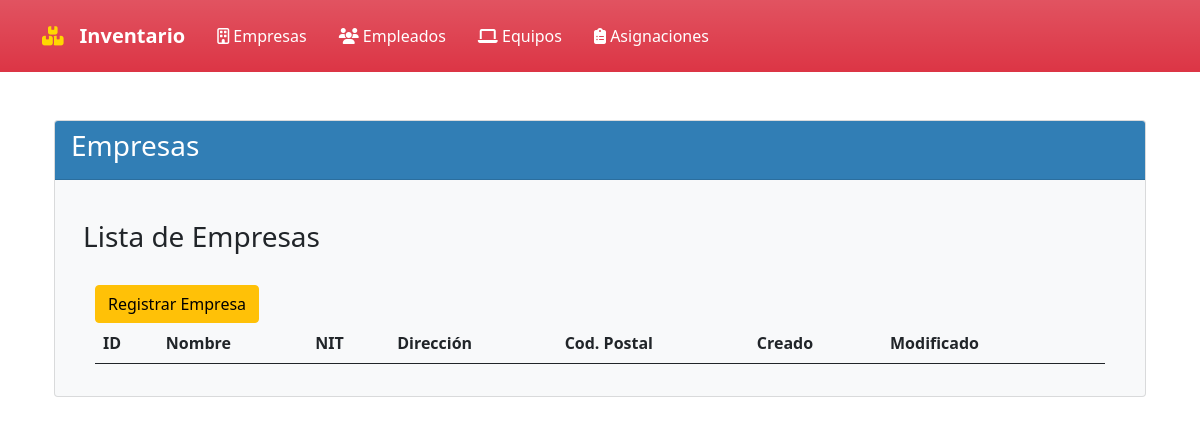
/?controlador=Empresas&accion=Empresas, run on an earlier commit of the app's database.
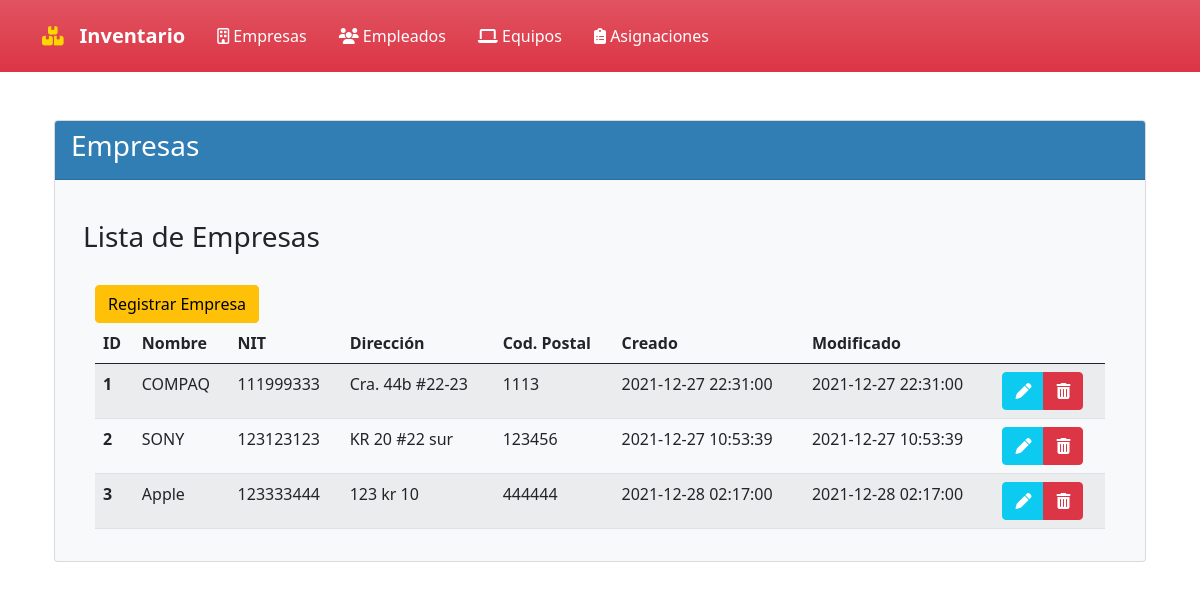
And on a later commit of the database.
### tables this page shows
CREATE TABLE EMPRESA(
ID_EMPRESA INT PRIMARY KEY AUTO_INCREMENT NOT NULL,
RAZON_SOCIAL_EMPRESA VARCHAR (50) NOT NULL,
NIT_EMPRESA INT (9) NOT NULL UNIQUE,
DIRECCION_EMPRESA VARCHAR (50) NOT NULL,
CODIGO_POSTAL_EMPRESA INT (6) NOT NULL,
ESTADO VARCHAR (8) NOT NULL,
CREATED_AT DATETIME NOT NULL,
UPDATED_AT DATETIME NOT NULL
);

### Index.php (called while the page is built, shortened)
<?php
    require_once("Views/Template.php");
?>

### Controllers/controladorEmpresas.php (called while the page is built, shortened)
<?php
include_once("Models/modeloEmpresas.php");
class controladorEmpresas{
    public function Empresas(){
        $empresas= modeloEmpresas::selectEmpresas();
        include_once("Views/Empresas/Empresas.php");
    }
}
?>

### Router.php (called while the page is built, shortened)
<?php
$controlador = new $objControlador();
$accion = ucfirst($accion);
$controlador->$accion();
?>

### Models/modeloEmpresas.php (called while the page is built, shortened)
<?php
class modeloEmpresas{
    public function __construct(
        $ID_EMPRESA,
        $RAZON_SOCIAL_EMPRESA,
        $NIT_EMPRESA,
        $DIRECCION_EMPRESA,
        $CODIGO_POSTAL_EMPRESA,
        $ESTADO,
        $CREATED_AT,
        $UPDATED_AT){
        $this->ID_EMPRESA=$ID_EMPRESA;
        $this->RAZON_SOCIAL_EMPRESA=$RAZON_SOCIAL_EMPRESA;
        $this->NIT_EMPRESA=$NIT_EMPRESA;
        $this->DIRECCION_EMPRESA=$DIRECCION_EMPRESA;
        $this->CODIGO_POSTAL_EMPRESA=$CODIGO_POSTAL_EMPRESA;
        $this->CREATED_AT=$CREATED_AT;
        $this->UPDATED_AT=$UPDATED_AT;
    }
    public static function selectEmpresas(){
        $listaEmpresas=[];
        $conexionDB=connectionDB::crearInstancia();
        $sql = $conexionDB->query("SELECT * FROM EMPRESA  WHERE ESTADO = 'ACTIVO'");
        foreach($sql->fetchAll() as $empresa){
            $listaEmpresas[]=new modeloEmpresas($empresa['ID_EMPRESA'],$empresa['RAZON_SOCIAL_EMPRESA'],$empresa['NIT_EMPRESA'],$empresa['DIRECCION_EMPRESA'],$empresa['CODIGO_POSTAL_EMPRESA'],$empresa['ESTADO'],$empresa['CREATED_AT'],$empresa['UPDATED_AT']);
        };
        return $listaEmpresas;
    }
}
?>

### Views/Empresas/Empresas.php (the view, shortened to what this page needs)
<!doctype html>
<html lang="es">
    <head>
        <link rel="stylesheet" href="https://cdn.jsdelivr.net/npm/bootstrap@5.0.2/dist/css/bootstrap.min.css">
    </head>
    <body>
        <div class="container-sm">
            <br>
            <div class="card text-dark bg-light">
                <div class="card-header" style="background-color:#317EB5; color:#FFFFFF;">
                    <h3 class="card-title">Empresas</h3>
                </div>
                <div class="card-body">
                    <div class="container-sm">
                        <br>
                        <h3>Lista de Empresas</h3>
                        <div class="container">
                            <br>
                            <a name="" id="" class="btn btn-warning" href="?controlador=Empresas&accion=RegistroEmpresa" role="button">Registrar Empresa</a>
                            <br>
                            <table id="companyTable" class="table table-striped table-hover">
                                <thead>
                                    <tr>
                                        <th scope="col"> ID </th>
                                        <th scope="col"> Nombre </th>
                                        <th scope="col"> NIT </th>
                                        <th scope="col"> Dirección </th>
                                        <th scope="col"> Cod. Postal </th>
                                        <th scope="col"> Creado </th>
                                        <th scope="col"> Modificado </th>
                                        <th scope="col">  </th>
                                    </tr>
                                </thead>
                                <tbody>
                                    <?php foreach($empresas as $empresa){?>
                                        <tr>
                                            <th scope="row"><?php echo $empresa->ID_EMPRESA; ?></th>
                                            <td><?php echo $empresa->RAZON_SOCIAL_EMPRESA; ?></td>
                                            <td><?php echo $empresa->NIT_EMPRESA; ?></td>
                                            <td><?php echo $empresa->DIRECCION_EMPRESA; ?></td>
                                            <td><?php echo $empresa->CODIGO_POSTAL_EMPRESA; ?></td>
                                            <td><?php echo $empresa->CREATED_AT; ?></td>
                                            <td><?php echo $empresa->UPDATED_AT; ?></td>
                                            <td>
                                                <div class="btn-group" role="group" aria-label="">
                                                    <a href="#" class="btn btn-info"> <i class="fas fa-pen" style="color:#ffffff;"></i> </a>
                                                    <a class="btn btn-danger"> <i class="fas fa-trash-alt" style="color:#ffffff;"></i> <input class="btn val" type="hidden" value="<?php echo $empresa->ID_EMPRESA; ?>"></a>
                                                </div>
                                            </td>
                                        </tr>
                                    <?php } ?>
                                </tbody>
                            </table>
                        </div>
                    </div>
                </div>
            </div>
        </div>
    </body>
</html>

### Views/Template.php (shortened to what this page needs)
<!doctype html>
<html lang="es">
    <head>
        <link rel="stylesheet" href="https://cdn.jsdelivr.net/npm/bootstrap@5.0.2/dist/css/bootstrap.min.css">
        <link rel="stylesheet" href="http://localhost/inventario_equipos/Assets/plugins/SweetAlert/dist/sweetalert2.min.css">
    </head>
    <body>
        <?php
            require_once('./Views/Components/NavbarGeneral.php');
        ?>
        <div class="container-sm">
            <br>
            <?php include_once("Router.php"); ?>
        </div>
    </body>
</html>

### Views/Components/NavbarGeneral.php (shortened to what this page needs)
<nav class="navbar navbar-expand-lg navbar-dark bg-danger bg-gradient" >
    <div class="container-sm">
        <i class="fas fa-boxes" style="color:#FFD700; font-size: larger;" >
        <a class="navbar-brand " href="<?= URL ?>Index.php"></i>
            <strong>Inventario</strong>
        <div class="collapse navbar-collapse navbar-text" id="navbarNavDropdown">
            <ul class="nav justify-content-center">
                <li class="nav-item">
                    <a class="nav-link active" href="<?= URL ?>?controlador=Empresas&accion=Empresas">
                    <i class="far fa-building"></i>  Empresas
                    </a>
                </li>
                <li class="nav-item">
                    <a class="nav-link active" href="<?= URL ?>?controlador=Empleados&accion=Empleados">
                    <i class="fas fa-users"></i>  Empleados
                </a>
                </li>
                <li class="nav-item">
                    <a class="nav-link active" href="<?= URL ?>?controlador=Computador&accion=Computadores">
                    <i class="fas fa-laptop"></i>  Equipos
                </a>
                </li>
                <li class="nav-item">
                    <a class="nav-link active" href="<?= URL ?>?controlador=Asignaciones&accion=HistorialAsignaciones">
                    <i class="fas fa-clipboard-list"></i> Asignaciones
                    </a>
                </li>
            </ul>
        </div>
    </div>
</nav>

What changed in the data, as far as the page shows it:
now on this page (row edited): empresa: ID_EMPRESA "1", RAZON_SOCIAL_EMPRESA "COMPAQ", NIT_EMPRESA "111999333", DIRECCION_EMPRESA "Cra. 44b #22-23", CODIGO_POSTAL_EMPRESA "1113", CREATED_AT "2021-12-27 22:31:00", UPDATED_AT "2021-12-27 22:31:00"
now on this page (row edited): empresa: ID_EMPRESA "2", RAZON_SOCIAL_EMPRESA "SONY", NIT_EMPRESA "123123123", DIRECCION_EMPRESA "KR 20 #22 sur", CODIGO_POSTAL_EMPRESA "123456", CREATED_AT "2021-12-27 10:53:39", UPDATED_AT "2021-12-27 10:53:39"
now on this page (row edited): empresa: ID_EMPRESA "3", RAZON_SOCIAL_EMPRESA "Apple", NIT_EMPRESA "123333444", DIRECCION_EMPRESA "123 kr 10", CODIGO_POSTAL_EMPRESA "444444", CREATED_AT "2021-12-28 02:17:00", UPDATED_AT "2021-12-28 02:17:00"
